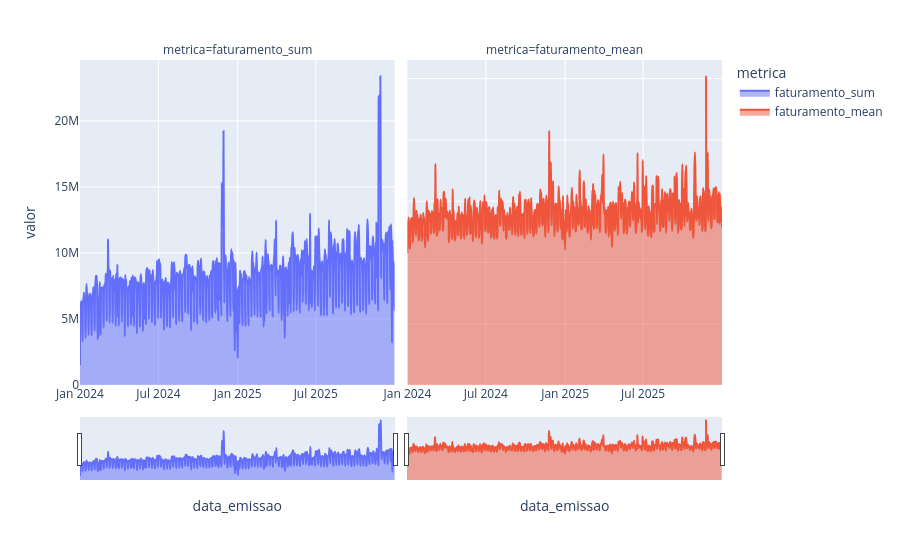

The cell this chart's notebook holds for it:
### Code cell
dfv_day_reset = dfv_day.reset_index()

df_plot = dfv_day_reset.melt(
    id_vars=['data_emissao'], 
    value_vars=['faturamento_sum', 'faturamento_mean'],
    var_name='metrica', 
    value_name='valor'
)

fig = px.area(
    df_plot, 
    x="data_emissao", 
    y="valor", 
    facet_col="metrica",
    color="metrica",
    line_shape="spline",
)
fig.update_yaxes(matches=None)
fig.update_xaxes(rangeslider_visible=True)

fig.show()

### Figure 1 — Plotly figure (JSON) as saved in the notebook; plotly's stock layout.template omitted (floating-point values rounded to 4 significant figures; data arrays with more than 128 entries replaced by an {"elided": "..."} marker saying what was removed)
{"data": [{"fillpattern": {"shape": ""}, "hovertemplate": "metrica=faturamento_sum<br>data_emissao=%{x}<br>valor=%{y}<extra></extra>", "legendgroup": "faturamento_sum", "line": {"color": "#636efa", "shape": "spline"}, "marker": {"symbol": "circle"}, "mode": "lines", "name": "faturamento_sum", "orientation": "v", "showlegend": true, "stackgroup": "1", "type": "scatter", "x": {"elided": "731 str values"}, "xaxis": "x", "y": {"elided": "731 float values"}, "yaxis": "y"}, {"fillpattern": {"shape": ""}, "hovertemplate": "metrica=faturamento_mean<br>data_emissao=%{x}<br>valor=%{y}<extra></extra>", "legendgroup": "faturamento_mean", "line": {"color": "#EF553B", "shape": "spline"}, "marker": {"symbol": "circle"}, "mode": "lines", "name": "faturamento_mean", "orientation": "v", "showlegend": true, "stackgroup": "1", "type": "scatter", "x": {"elided": "731 str values"}, "xaxis": "x2", "y": {"elided": "731 float values"}, "yaxis": "y2"}], "layout": {"annotations": [{"font": {}, "showarrow": false, "text": "metrica=faturamento_sum", "x": 0.245, "xanchor": "center", "xref": "paper", "y": 1, "yanchor": "bottom", "yref": "paper"}, {"font": {}, "showarrow": false, "text": "metrica=faturamento_mean", "x": 0.755, "xanchor": "center", "xref": "paper", "y": 1, "yanchor": "bottom", "yref": "paper"}], "legend": {"title": {"text": "metrica"}, "tracegroupgap": 0}, "margin": {"t": 60}, "xaxis": {"anchor": "y", "domain": [0, 0.49], "rangeslider": {"visible": true}, "title": {"text": "data_emissao"}}, "xaxis2": {"anchor": "y2", "domain": [0.51, 1], "matches": "x", "rangeslider": {"visible": true}, "title": {"text": "data_emissao"}}, "yaxis": {"anchor": "x", "domain": [0, 1], "title": {"text": "valor"}}, "yaxis2": {"anchor": "x2", "domain": [0, 1], "showticklabels": false}}}
